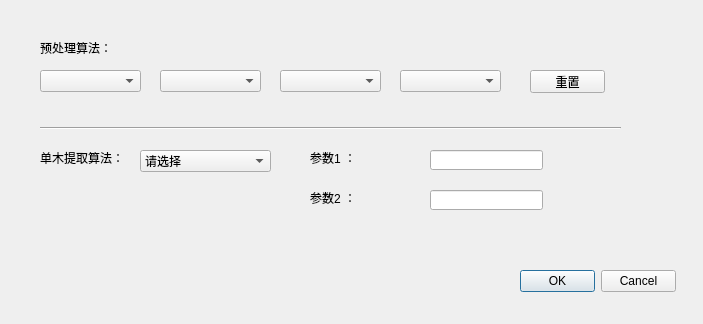
<?xml version="1.0" encoding="UTF-8"?>
<ui version="4.0">
 <class>add_exp_dialog</class>
 <widget class="QDialog" name="add_exp_dialog">
  <property name="geometry">
   <rect>
    <x>0</x>
    <y>0</y>
    <width>703</width>
    <height>324</height>
   </rect>
  </property>
  <property name="windowTitle">
   <string>添加实验</string>
  </property>
  <widget class="QLabel" name="label_3">
   <property name="geometry">
    <rect>
     <x>40</x>
     <y>40</y>
     <width>81</width>
     <height>16</height>
    </rect>
   </property>
   <property name="text">
    <string>预处理算法：</string>
   </property>
  </widget>
  <widget class="QLabel" name="para_type2">
   <property name="geometry">
    <rect>
     <x>310</x>
     <y>190</y>
     <width>101</width>
     <height>16</height>
    </rect>
   </property>
   <property name="text">
    <string>参数2 ：</string>
   </property>
  </widget>
  <widget class="QLabel" name="para_type1">
   <property name="geometry">
    <rect>
     <x>310</x>
     <y>150</y>
     <width>101</width>
     <height>16</height>
    </rect>
   </property>
   <property name="text">
    <string>参数1 ：</string>
   </property>
  </widget>
  <widget class="QComboBox" name="pretreatment3">
   <property name="geometry">
    <rect>
     <x>280</x>
     <y>70</y>
     <width>101</width>
     <height>22</height>
    </rect>
   </property>
  </widget>
  <widget class="QComboBox" name="pretreatment4">
   <property name="geometry">
    <rect>
     <x>400</x>
     <y>70</y>
     <width>101</width>
     <height>22</height>
    </rect>
   </property>
  </widget>
  <widget class="QPushButton" name="Button_renew">
   <property name="geometry">
    <rect>
     <x>530</x>
     <y>70</y>
     <width>75</width>
     <height>23</height>
    </rect>
   </property>
   <property name="text">
    <string>重置</string>
   </property>
  </widget>
  <widget class="QLabel" name="label_4">
   <property name="geometry">
    <rect>
     <x>40</x>
     <y>150</y>
     <width>101</width>
     <height>16</height>
    </rect>
   </property>
   <property name="text">
    <string>单木提取算法：</string>
   </property>
  </widget>
  <widget class="QLineEdit" name="para2">
   <property name="geometry">
    <rect>
     <x>430</x>
     <y>190</y>
     <width>113</width>
     <height>20</height>
    </rect>
   </property>
  </widget>
  <widget class="QComboBox" name="algorithm_select">
   <property name="geometry">
    <rect>
     <x>140</x>
     <y>150</y>
     <width>131</width>
     <height>22</height>
    </rect>
   </property>
   <item>
    <property name="text">
     <string>请选择</string>
    </property>
   </item>
   <item>
    <property name="text">
     <string>CV算法</string>
    </property>
   </item>
  </widget>
  <widget class="QComboBox" name="pretreatment2">
   <property name="geometry">
    <rect>
     <x>160</x>
     <y>70</y>
     <width>101</width>
     <height>22</height>
    </rect>
   </property>
  </widget>
  <widget class="QLineEdit" name="para1">
   <property name="geometry">
    <rect>
     <x>430</x>
     <y>150</y>
     <width>113</width>
     <height>20</height>
    </rect>
   </property>
  </widget>
  <widget class="QComboBox" name="pretreatment1">
   <property name="geometry">
    <rect>
     <x>40</x>
     <y>70</y>
     <width>101</width>
     <height>22</height>
    </rect>
   </property>
  </widget>
  <widget class="Line" name="line_2">
   <property name="geometry">
    <rect>
     <x>40</x>
     <y>120</y>
     <width>581</width>
     <height>16</height>
    </rect>
   </property>
   <property name="orientation">
    <enum>Qt::Horizontal</enum>
   </property>
  </widget>
  <widget class="QDialogButtonBox" name="buttonBox">
   <property name="geometry">
    <rect>
     <x>520</x>
     <y>270</y>
     <width>156</width>
     <height>23</height>
    </rect>
   </property>
   <property name="standardButtons">
    <set>QDialogButtonBox::Cancel|QDialogButtonBox::Ok</set>
   </property>
  </widget>
 </widget>
 <resources/>
 <connections/>
</ui>
